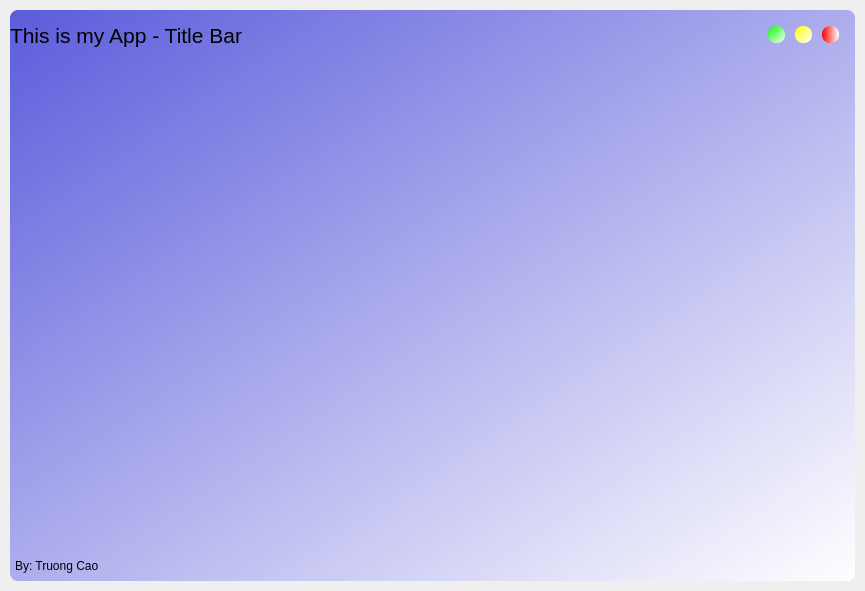
<?xml version="1.0" encoding="UTF-8"?>
<ui version="4.0">
 <class>MainWindow</class>
 <widget class="QMainWindow" name="MainWindow">
  <property name="geometry">
   <rect>
    <x>0</x>
    <y>0</y>
    <width>865</width>
    <height>591</height>
   </rect>
  </property>
  <property name="windowTitle">
   <string>MainWindow</string>
  </property>
  <widget class="QWidget" name="centralwidget">
   <layout class="QVBoxLayout" name="drop_shadow_layout">
    <property name="spacing">
     <number>0</number>
    </property>
    <property name="leftMargin">
     <number>10</number>
    </property>
    <property name="topMargin">
     <number>10</number>
    </property>
    <property name="rightMargin">
     <number>10</number>
    </property>
    <property name="bottomMargin">
     <number>10</number>
    </property>
    <item>
     <widget class="QFrame" name="drop_shadow_frame">
      <property name="styleSheet">
       <string notr="true">background-color: qlineargradient(spread:pad, x1:0, y1:0, x2:1, y2:1, stop:0 rgba(92, 92, 220, 255), stop:1 rgba(255, 255, 255, 255));
border-radius: 8px;

</string>
      </property>
      <property name="frameShape">
       <enum>QFrame::NoFrame</enum>
      </property>
      <property name="frameShadow">
       <enum>QFrame::Raised</enum>
      </property>
      <layout class="QVBoxLayout" name="verticalLayout">
       <property name="spacing">
        <number>0</number>
       </property>
       <property name="leftMargin">
        <number>0</number>
       </property>
       <property name="topMargin">
        <number>0</number>
       </property>
       <property name="rightMargin">
        <number>0</number>
       </property>
       <property name="bottomMargin">
        <number>0</number>
       </property>
       <item>
        <widget class="QFrame" name="title_bar">
         <property name="maximumSize">
          <size>
           <width>16777215</width>
           <height>50</height>
          </size>
         </property>
         <property name="styleSheet">
          <string notr="true">background-color: none;</string>
         </property>
         <property name="frameShape">
          <enum>QFrame::StyledPanel</enum>
         </property>
         <property name="frameShadow">
          <enum>QFrame::Raised</enum>
         </property>
         <layout class="QHBoxLayout" name="horizontalLayout">
          <property name="spacing">
           <number>0</number>
          </property>
          <property name="leftMargin">
           <number>0</number>
          </property>
          <property name="topMargin">
           <number>0</number>
          </property>
          <property name="rightMargin">
           <number>0</number>
          </property>
          <property name="bottomMargin">
           <number>0</number>
          </property>
          <item>
           <widget class="QFrame" name="frame_title">
            <property name="frameShape">
             <enum>QFrame::StyledPanel</enum>
            </property>
            <property name="frameShadow">
             <enum>QFrame::Raised</enum>
            </property>
            <layout class="QHBoxLayout" name="horizontalLayout_2">
             <property name="spacing">
              <number>0</number>
             </property>
             <property name="leftMargin">
              <number>0</number>
             </property>
             <property name="topMargin">
              <number>0</number>
             </property>
             <property name="rightMargin">
              <number>0</number>
             </property>
             <property name="bottomMargin">
              <number>0</number>
             </property>
             <item>
              <widget class="QLabel" name="label_title">
               <property name="minimumSize">
                <size>
                 <width>0</width>
                 <height>50</height>
                </size>
               </property>
               <property name="font">
                <font>
                 <pointsize>16</pointsize>
                 <weight>50</weight>
                 <bold>false</bold>
                 <strikeout>false</strikeout>
                </font>
               </property>
               <property name="text">
                <string>This is my App - Title Bar</string>
               </property>
              </widget>
             </item>
            </layout>
           </widget>
          </item>
          <item>
           <widget class="QFrame" name="frame_btns">
            <property name="maximumSize">
             <size>
              <width>100</width>
              <height>40</height>
             </size>
            </property>
            <property name="styleSheet">
             <string notr="true">background-color: none;</string>
            </property>
            <property name="frameShape">
             <enum>QFrame::StyledPanel</enum>
            </property>
            <property name="frameShadow">
             <enum>QFrame::Raised</enum>
            </property>
            <layout class="QHBoxLayout" name="horizontalLayout_3">
             <item>
              <widget class="QPushButton" name="bt_close">
               <property name="maximumSize">
                <size>
                 <width>17</width>
                 <height>17</height>
                </size>
               </property>
               <property name="styleSheet">
                <string notr="true">QPushButton{
	border: none;
	border-radius:8px;
	background-color: qlineargradient(spread:pad, x1:0, y1:0, x2:1, y2:1, stop:0 rgba(0, 255, 0, 255), stop:1 rgba(255, 255, 255, 255));
}

QPushButton:hover{
	background-color: qlineargradient(spread:pad, x1:0, y1:0, x2:1, y2:1, stop:0 rgba(0, 255, 0, 150), stop:1 rgba(255, 255, 255, 255));
}
</string>
               </property>
               <property name="text">
                <string/>
               </property>
              </widget>
             </item>
             <item>
              <widget class="QPushButton" name="btn_maximize">
               <property name="maximumSize">
                <size>
                 <width>17</width>
                 <height>17</height>
                </size>
               </property>
               <property name="styleSheet">
                <string notr="true">QPushButton{
	border: none;
	border-radius:8px;
	background-color: qlineargradient(spread:pad, x1:0, y1:0, x2:1, y2:1, stop:0 rgba(255, 255, 0, 255), stop:1 rgba(255, 255, 255, 255))
}

QPushButton:hover{
	background-color: qlineargradient(spread:pad, x1:0, y1:0, x2:1, y2:1, stop:0 rgba(255, 255, 0, 150), stop:1 rgba(255, 255, 255, 255))
}
</string>
               </property>
               <property name="text">
                <string/>
               </property>
              </widget>
             </item>
             <item>
              <widget class="QPushButton" name="pushButton_3">
               <property name="maximumSize">
                <size>
                 <width>17</width>
                 <height>17</height>
                </size>
               </property>
               <property name="styleSheet">
                <string notr="true">QPushButton{
	border: none;
	border-radius:8px;
	
	background-color: qlineargradient(spread:pad, x1:0, y1:0, x2:1, y2:0, stop:0 rgba(255, 0, 0, 255), stop:1 rgba(255, 255, 255, 255));
}

QPushButton:hover{
	
	background-color: qlineargradient(spread:pad, x1:0, y1:0, x2:1, y2:1, stop:0 rgba(255, 0, 0, 150), stop:1 rgba(255, 255, 255, 255));
}
</string>
               </property>
               <property name="text">
                <string/>
               </property>
              </widget>
             </item>
            </layout>
           </widget>
          </item>
         </layout>
        </widget>
       </item>
       <item>
        <widget class="QFrame" name="content_bar">
         <property name="styleSheet">
          <string notr="true">background-color: none;</string>
         </property>
         <property name="frameShape">
          <enum>QFrame::StyledPanel</enum>
         </property>
         <property name="frameShadow">
          <enum>QFrame::Raised</enum>
         </property>
         <layout class="QVBoxLayout" name="verticalLayout_2">
          <property name="spacing">
           <number>0</number>
          </property>
          <property name="leftMargin">
           <number>0</number>
          </property>
          <property name="topMargin">
           <number>0</number>
          </property>
          <property name="rightMargin">
           <number>0</number>
          </property>
          <property name="bottomMargin">
           <number>0</number>
          </property>
          <item>
           <widget class="QStackedWidget" name="stackedWidget">
            <property name="styleSheet">
             <string notr="true">background-color:none;</string>
            </property>
            <property name="currentIndex">
             <number>1</number>
            </property>
            <widget class="QWidget" name="page_home">
             <property name="styleSheet">
              <string notr="true">background-color: none;</string>
             </property>
             <layout class="QHBoxLayout" name="horizontalLayout_5">
              <property name="spacing">
               <number>0</number>
              </property>
              <property name="leftMargin">
               <number>0</number>
              </property>
              <property name="topMargin">
               <number>0</number>
              </property>
              <property name="rightMargin">
               <number>0</number>
              </property>
              <property name="bottomMargin">
               <number>0</number>
              </property>
              <item>
               <widget class="QFrame" name="frame_content_home">
                <property name="frameShape">
                 <enum>QFrame::StyledPanel</enum>
                </property>
                <property name="frameShadow">
                 <enum>QFrame::Raised</enum>
                </property>
                <layout class="QVBoxLayout" name="verticalLayout_3">
                 <property name="spacing">
                  <number>0</number>
                 </property>
                 <property name="leftMargin">
                  <number>0</number>
                 </property>
                 <property name="topMargin">
                  <number>0</number>
                 </property>
                 <property name="rightMargin">
                  <number>0</number>
                 </property>
                 <property name="bottomMargin">
                  <number>0</number>
                 </property>
                 <item>
                  <widget class="QFrame" name="frame">
                   <property name="styleSheet">
                    <string notr="true">background-color: none;</string>
                   </property>
                   <property name="frameShape">
                    <enum>QFrame::StyledPanel</enum>
                   </property>
                   <property name="frameShadow">
                    <enum>QFrame::Raised</enum>
                   </property>
                   <layout class="QHBoxLayout" name="horizontalLayout_6">
                    <property name="spacing">
                     <number>0</number>
                    </property>
                    <property name="leftMargin">
                     <number>0</number>
                    </property>
                    <property name="topMargin">
                     <number>0</number>
                    </property>
                    <property name="rightMargin">
                     <number>0</number>
                    </property>
                    <property name="bottomMargin">
                     <number>0</number>
                    </property>
                    <item>
                     <widget class="QFrame" name="frame_circle_3">
                      <property name="minimumSize">
                       <size>
                        <width>250</width>
                        <height>250</height>
                       </size>
                      </property>
                      <property name="maximumSize">
                       <size>
                        <width>250</width>
                        <height>250</height>
                       </size>
                      </property>
                      <property name="styleSheet">
                       <string notr="true">QFrame {
	border: 5px solid rgb(116, 255, 255);
	border-radius: 125px
}

QFrame:hover {
	border: 5px solid rgb(0, 94, 94)
}</string>
                      </property>
                      <property name="frameShape">
                       <enum>QFrame::StyledPanel</enum>
                      </property>
                      <property name="frameShadow">
                       <enum>QFrame::Raised</enum>
                      </property>
                      <widget class="QLabel" name="label_17">
                       <property name="geometry">
                        <rect>
                         <x>60</x>
                         <y>30</y>
                         <width>131</width>
                         <height>31</height>
                        </rect>
                       </property>
                       <property name="font">
                        <font>
                         <pointsize>16</pointsize>
                         <weight>75</weight>
                         <italic>false</italic>
                         <bold>true</bold>
                        </font>
                       </property>
                       <property name="styleSheet">
                        <string notr="true">border:none;</string>
                       </property>
                       <property name="text">
                        <string>CPU USAGE</string>
                       </property>
                       <property name="alignment">
                        <set>Qt::AlignCenter</set>
                       </property>
                      </widget>
                      <widget class="QLabel" name="label_18">
                       <property name="geometry">
                        <rect>
                         <x>40</x>
                         <y>70</y>
                         <width>171</width>
                         <height>91</height>
                        </rect>
                       </property>
                       <property name="font">
                        <font>
                         <family>MV Boli</family>
                         <pointsize>60</pointsize>
                        </font>
                       </property>
                       <property name="styleSheet">
                        <string notr="true">border:none;
color: rgb(105, 138, 255);</string>
                       </property>
                       <property name="text">
                        <string>25%</string>
                       </property>
                       <property name="alignment">
                        <set>Qt::AlignCenter</set>
                       </property>
                      </widget>
                      <widget class="QLabel" name="label_19">
                       <property name="geometry">
                        <rect>
                         <x>70</x>
                         <y>170</y>
                         <width>111</width>
                         <height>21</height>
                        </rect>
                       </property>
                       <property name="styleSheet">
                        <string notr="true">border:none;</string>
                       </property>
                       <property name="text">
                        <string>intel i9-9900k: 8 core</string>
                       </property>
                       <property name="alignment">
                        <set>Qt::AlignCenter</set>
                       </property>
                      </widget>
                      <widget class="QLabel" name="label_20">
                       <property name="geometry">
                        <rect>
                         <x>70</x>
                         <y>200</y>
                         <width>111</width>
                         <height>21</height>
                        </rect>
                       </property>
                       <property name="styleSheet">
                        <string notr="true">border:none;</string>
                       </property>
                       <property name="text">
                        <string>Temp 45C</string>
                       </property>
                       <property name="alignment">
                        <set>Qt::AlignCenter</set>
                       </property>
                      </widget>
                     </widget>
                    </item>
                    <item>
                     <widget class="QFrame" name="frame_circle_1">
                      <property name="minimumSize">
                       <size>
                        <width>250</width>
                        <height>250</height>
                       </size>
                      </property>
                      <property name="maximumSize">
                       <size>
                        <width>250</width>
                        <height>250</height>
                       </size>
                      </property>
                      <property name="styleSheet">
                       <string notr="true">QFrame {
	border: 5px solid rgb(116, 255, 255);
	border-radius: 125px
}

QFrame:hover {
	border: 5px solid rgb(0, 94, 94)
}</string>
                      </property>
                      <property name="frameShape">
                       <enum>QFrame::StyledPanel</enum>
                      </property>
                      <property name="frameShadow">
                       <enum>QFrame::Raised</enum>
                      </property>
                      <widget class="QLabel" name="label">
                       <property name="geometry">
                        <rect>
                         <x>60</x>
                         <y>30</y>
                         <width>131</width>
                         <height>31</height>
                        </rect>
                       </property>
                       <property name="font">
                        <font>
                         <pointsize>16</pointsize>
                         <weight>75</weight>
                         <italic>false</italic>
                         <bold>true</bold>
                        </font>
                       </property>
                       <property name="styleSheet">
                        <string notr="true">border:none;</string>
                       </property>
                       <property name="text">
                        <string>GPU USAGE</string>
                       </property>
                       <property name="alignment">
                        <set>Qt::AlignCenter</set>
                       </property>
                      </widget>
                      <widget class="QLabel" name="label_2">
                       <property name="geometry">
                        <rect>
                         <x>40</x>
                         <y>70</y>
                         <width>171</width>
                         <height>91</height>
                        </rect>
                       </property>
                       <property name="font">
                        <font>
                         <family>MV Boli</family>
                         <pointsize>60</pointsize>
                        </font>
                       </property>
                       <property name="styleSheet">
                        <string notr="true">border:none;
color: rgb(105, 138, 255);</string>
                       </property>
                       <property name="text">
                        <string>40%</string>
                       </property>
                       <property name="alignment">
                        <set>Qt::AlignCenter</set>
                       </property>
                      </widget>
                      <widget class="QLabel" name="label_3">
                       <property name="geometry">
                        <rect>
                         <x>70</x>
                         <y>170</y>
                         <width>111</width>
                         <height>21</height>
                        </rect>
                       </property>
                       <property name="styleSheet">
                        <string notr="true">border:none;</string>
                       </property>
                       <property name="text">
                        <string>RTX 3080Ti</string>
                       </property>
                       <property name="alignment">
                        <set>Qt::AlignCenter</set>
                       </property>
                      </widget>
                      <widget class="QLabel" name="label_4">
                       <property name="geometry">
                        <rect>
                         <x>70</x>
                         <y>200</y>
                         <width>111</width>
                         <height>21</height>
                        </rect>
                       </property>
                       <property name="styleSheet">
                        <string notr="true">border:none;</string>
                       </property>
                       <property name="text">
                        <string>Temp 45C</string>
                       </property>
                       <property name="alignment">
                        <set>Qt::AlignCenter</set>
                       </property>
                      </widget>
                     </widget>
                    </item>
                    <item>
                     <widget class="QFrame" name="frame_circle_2">
                      <property name="minimumSize">
                       <size>
                        <width>250</width>
                        <height>250</height>
                       </size>
                      </property>
                      <property name="maximumSize">
                       <size>
                        <width>250</width>
                        <height>250</height>
                       </size>
                      </property>
                      <property name="styleSheet">
                       <string notr="true">QFrame {
	border: 5px solid rgb(116, 255, 255);
	border-radius: 125px
}

QFrame:hover {
	border: 5px solid rgb(0, 94, 94)
}</string>
                      </property>
                      <property name="frameShape">
                       <enum>QFrame::StyledPanel</enum>
                      </property>
                      <property name="frameShadow">
                       <enum>QFrame::Raised</enum>
                      </property>
                      <widget class="QLabel" name="label_13">
                       <property name="geometry">
                        <rect>
                         <x>60</x>
                         <y>30</y>
                         <width>131</width>
                         <height>31</height>
                        </rect>
                       </property>
                       <property name="font">
                        <font>
                         <pointsize>16</pointsize>
                         <weight>75</weight>
                         <italic>false</italic>
                         <bold>true</bold>
                        </font>
                       </property>
                       <property name="styleSheet">
                        <string notr="true">border:none;</string>
                       </property>
                       <property name="text">
                        <string>RAM USAGE</string>
                       </property>
                       <property name="alignment">
                        <set>Qt::AlignCenter</set>
                       </property>
                      </widget>
                      <widget class="QLabel" name="label_14">
                       <property name="geometry">
                        <rect>
                         <x>40</x>
                         <y>70</y>
                         <width>171</width>
                         <height>91</height>
                        </rect>
                       </property>
                       <property name="font">
                        <font>
                         <family>MV Boli</family>
                         <pointsize>60</pointsize>
                        </font>
                       </property>
                       <property name="styleSheet">
                        <string notr="true">border:none;
color: rgb(105, 138, 255);</string>
                       </property>
                       <property name="text">
                        <string>8GB</string>
                       </property>
                       <property name="alignment">
                        <set>Qt::AlignCenter</set>
                       </property>
                      </widget>
                      <widget class="QLabel" name="label_15">
                       <property name="geometry">
                        <rect>
                         <x>70</x>
                         <y>170</y>
                         <width>111</width>
                         <height>21</height>
                        </rect>
                       </property>
                       <property name="styleSheet">
                        <string notr="true">border:none;</string>
                       </property>
                       <property name="text">
                        <string>Total 64GB</string>
                       </property>
                       <property name="alignment">
                        <set>Qt::AlignCenter</set>
                       </property>
                      </widget>
                      <widget class="QLabel" name="label_16">
                       <property name="geometry">
                        <rect>
                         <x>70</x>
                         <y>200</y>
                         <width>111</width>
                         <height>21</height>
                        </rect>
                       </property>
                       <property name="styleSheet">
                        <string notr="true">border:none;</string>
                       </property>
                       <property name="text">
                        <string>Temp 45C</string>
                       </property>
                       <property name="alignment">
                        <set>Qt::AlignCenter</set>
                       </property>
                      </widget>
                     </widget>
                    </item>
                   </layout>
                  </widget>
                 </item>
                 <item>
                  <widget class="QFrame" name="frame_title_2">
                   <property name="maximumSize">
                    <size>
                     <width>16777215</width>
                     <height>100</height>
                    </size>
                   </property>
                   <property name="frameShape">
                    <enum>QFrame::StyledPanel</enum>
                   </property>
                   <property name="frameShadow">
                    <enum>QFrame::Raised</enum>
                   </property>
                   <layout class="QHBoxLayout" name="horizontalLayout_7">
                    <item>
                     <widget class="QLabel" name="label_9">
                      <property name="maximumSize">
                       <size>
                        <width>500</width>
                        <height>60</height>
                       </size>
                      </property>
                      <property name="font">
                       <font>
                        <pointsize>14</pointsize>
                        <italic>true</italic>
                       </font>
                      </property>
                      <property name="styleSheet">
                       <string notr="true">background-color: rgb(85, 85, 0);</string>
                      </property>
                      <property name="text">
                       <string>If you control the code, you control the World</string>
                      </property>
                      <property name="alignment">
                       <set>Qt::AlignCenter</set>
                      </property>
                     </widget>
                    </item>
                   </layout>
                  </widget>
                 </item>
                </layout>
               </widget>
              </item>
             </layout>
            </widget>
            <widget class="QWidget" name="page_title">
             <property name="styleSheet">
              <string notr="true">background-color: none;</string>
             </property>
            </widget>
           </widget>
          </item>
         </layout>
        </widget>
       </item>
       <item>
        <widget class="QFrame" name="credits_bar">
         <property name="minimumSize">
          <size>
           <width>0</width>
           <height>30</height>
          </size>
         </property>
         <property name="maximumSize">
          <size>
           <width>16777215</width>
           <height>30</height>
          </size>
         </property>
         <property name="styleSheet">
          <string notr="true">background-color: none;</string>
         </property>
         <property name="frameShape">
          <enum>QFrame::StyledPanel</enum>
         </property>
         <property name="frameShadow">
          <enum>QFrame::Raised</enum>
         </property>
         <layout class="QHBoxLayout" name="horizontalLayout_4">
          <property name="spacing">
           <number>0</number>
          </property>
          <property name="leftMargin">
           <number>5</number>
          </property>
          <property name="topMargin">
           <number>0</number>
          </property>
          <property name="rightMargin">
           <number>0</number>
          </property>
          <property name="bottomMargin">
           <number>0</number>
          </property>
          <item>
           <widget class="QLabel" name="label_text">
            <property name="text">
             <string>By: Truong Cao</string>
            </property>
           </widget>
          </item>
         </layout>
        </widget>
       </item>
      </layout>
     </widget>
    </item>
   </layout>
  </widget>
 </widget>
 <resources/>
 <connections/>
</ui>
